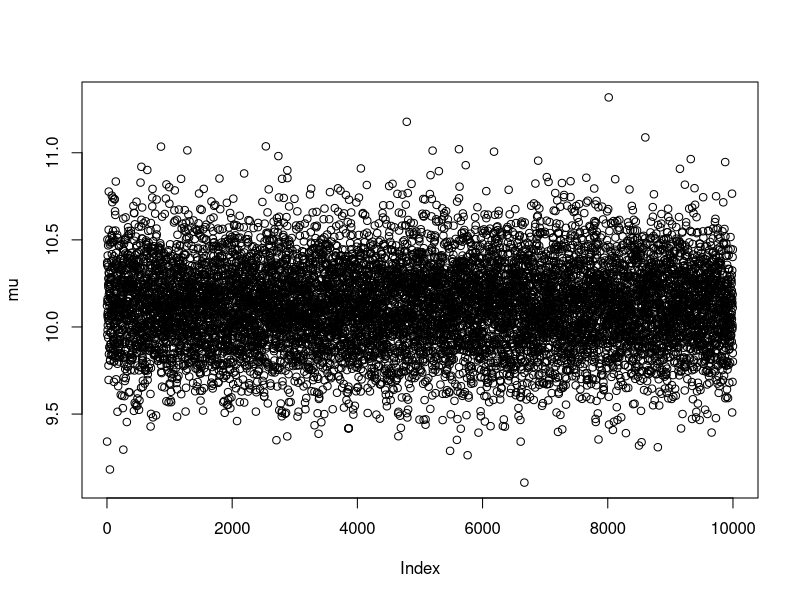

R code for this plot:
# Data

trueMu <- 10
trueVar <- 1.5
n <- 23
y <- rnorm(n, trueMu, sqrt(trueVar))



# Prior hyper-parameters

v <- 3
s <- 6

mu0 <- 0
varMu <- 10000  # Flat prior



# Parameters of the sampler

nIter <- 10000 # 10000 iterations



# Storage for the samples

mu <- rep(NA, nIter)
varY <- rep(NA, nIter)



# Initialize the mean and variance

meanY <- mean(y)
mu[1] <- meanY


DF <- v + n
RSS <- sum((y - mu[1])^2)
tmpS <- s + RSS
varY[1] <- tmpS / rchisq(n = 1, df = DF)


# Gibbs Sampler

for(i in 2:nIter){
    
    # Sampling mu given data and variance
    
    condVar_ <- 1 / (n / varY[i-1] + 1/varMu)
    
    w <- (n/varY[i-1]) * condVar_
    
    condMean_ <- w * meanY + (1 - w) * mu0
    
    mu[i] <- rnorm(n = 1, mean = condMean_, sd = sqrt(condVar_))
    
    
    # Sampling variance given data and mu
    
    RSS <- sum((y - mu[i])^2)
    
    tmpS <- s + RSS
    
    varY[i] <- tmpS / rchisq(n = 1, df = DF)
}

plot(mu)







